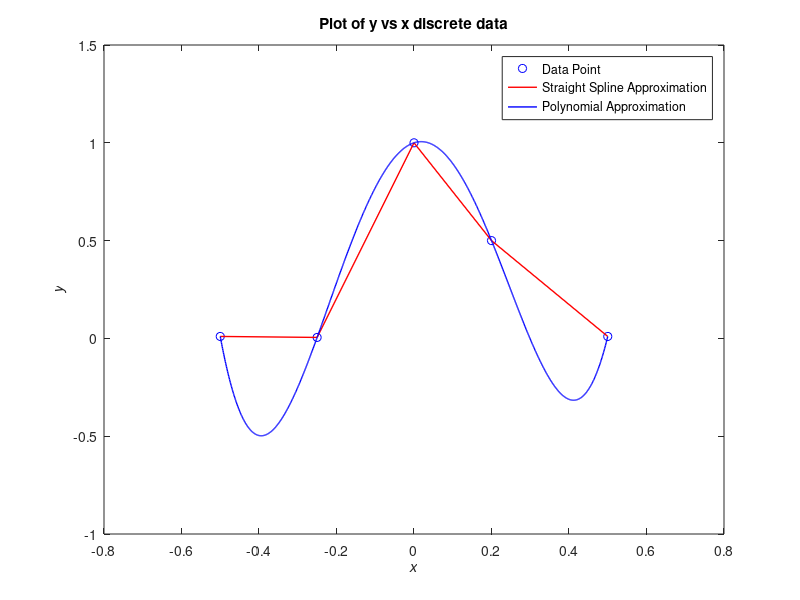

MATLAB code to generate this figure:
clc
clf
clear all

% Mfile name
%       mtl_int_sim_gaussconv.m

% Revised:
%       March 7, 2008

% % Authors
%       Autar Kaw, Nathan Collier
%       Department of Mechanical Engineering
%       University of South Florida
%       Tampa, Fl 33620
%       Contact: kaw@eng.usf.edu | http://numericalmethods.eng.usf.edu/contact.html

% Purpose
%       The purpose of this mfile is to illustrate how to integrate discrete data sets
%       by the trapezoidal rule and polynomial interpolation.

% Keyword
%       Numerical Integration
%       Discrete Data Sets

% Inputs
%       This is the only place in the program where the user makes the changes
%       based on their wishes

% x,y Data pairs in either ascending or descending order

  x = [-0.5,-0.25,0,0.2,0.5] ;
  y = [0.01,0.005,1,0.5,0.01] ;

%**********************************************************************

% This displays title information
disp(sprintf('\n\nSimulation of the Trapezoidal Method'))
disp(sprintf('University of South Florida'))
disp(sprintf('United States of America'))
disp(sprintf('kaw@eng.usf.edu\n'))

% Displays the introduction part
disp(sprintf('\n*******************************Introduction*********************************'))
disp('This simulation finds the approximate value of the integral under the curve ')
disp('when the data is given only at discrete data points. Two methods are presented,')
disp('discrete trapezoidal rule and polynomial interpolation.')


disp(sprintf('\n\n********************************Input Data**********************************\n'))

% Finding the number of data points
n=length(x);
flag_ascend=0;
for i=1:n-1
    if x(i+1)>x(i) 
      flag_ascend=flag_ascend+1;
    end
end
flag_descend=0;
for i=1:n-1
    if x(i+1)<x(i)  
      flag_descend=flag_descend+1;
    end
end
if flag_ascend~=n-1 & flag_descend~=n-1  
    fprintf ('The x values are not in ascending or descending order \n\n')
    stop
end


% Using the Trapezoidal Rule for discrete data
int_value=0;
for i=1:n-1
   int_value=int_value+(y(i+1)+y(i))/2*(x(i+1)-x(i));
end

fprintf('The integral value using discrete Trapezoidal rule method is = %e \n',int_value)

%
% Using the polynomial fit to intepolate the data to find the integral
% under the curve
% Finding the coefficients of the 'n-1'th order polynomial

p = polyfit(x,y,n-1);
% Using the formula int(x^n)=x^(n+1)/(n+1) on each polynomial part
up=0;
low=0;
for i=1:n
    up = up+p(i)*x(n)^(n-i+1)/(n-i+1);
    low = low+p(i)*x(1)^(n-i+1)/(n-i+1);
end
int_value_poly=up-low;
fprintf('The integral value using polynomial interpolation is = %e \n',int_value_poly)


m=1000;
for i=1:m+1
    xx(i)=(i-1)*(x(n)-x(1))/(m)+x(1);
end
yy=polyval(p,xx);


% Plotting the discrete data showing data points, the straight line
% splines and the polynomial approximation through the data points
plot(x,y,'bo')
hold on;
plot(x,y,'r','LineWidth',1.0)
hold on;
plot(xx,yy,'b','LineWidth',1.0)
title('Plot of y vs x discrete data');
xlabel('\bf\itx');
ylabel('\bf\ity');
legend('Data Point','Straight Spline Approximation','Polynomial Approximation');
grid off;
hold off;
